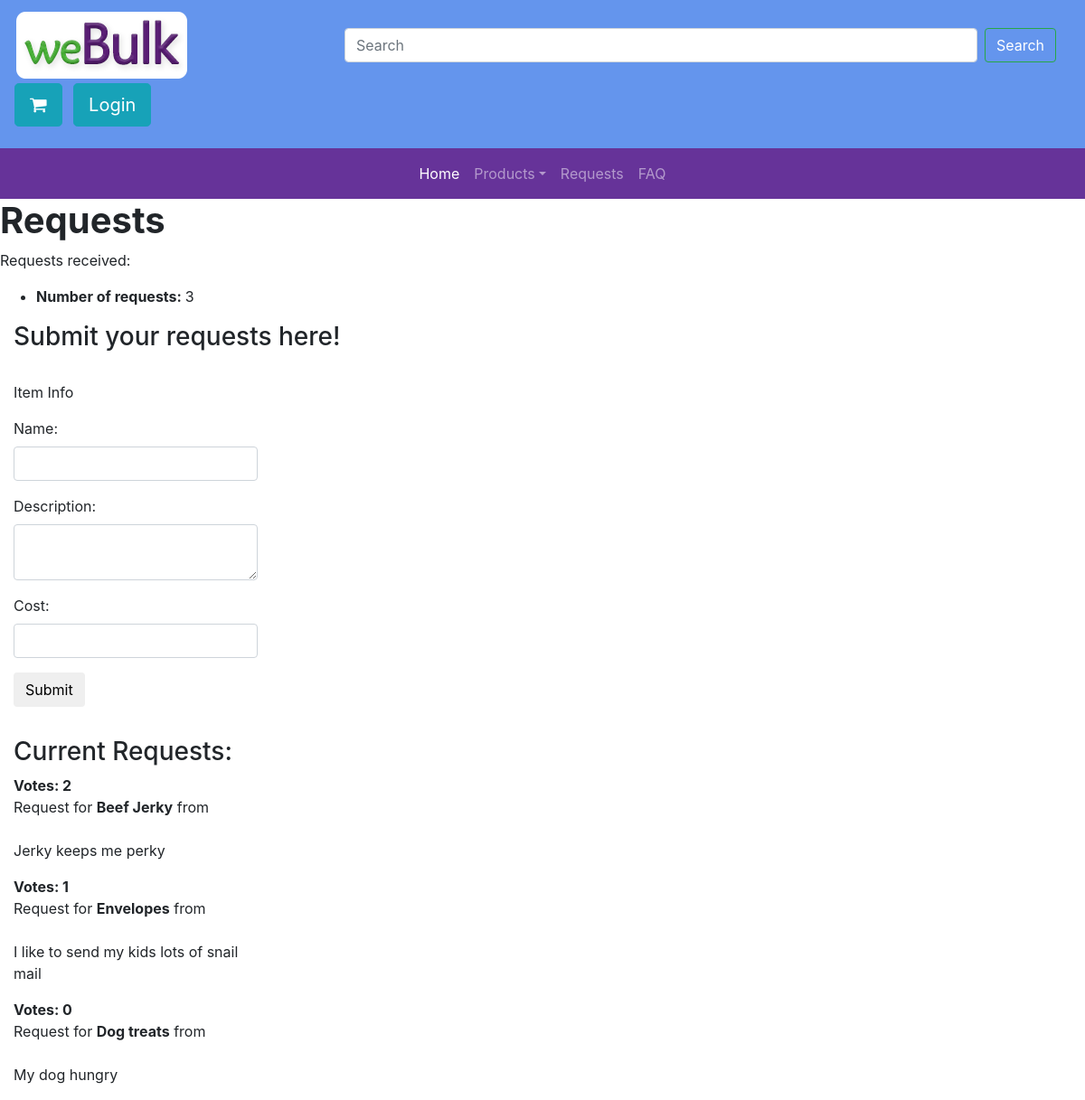
The page /catalog/requests on the database as committed earlier.
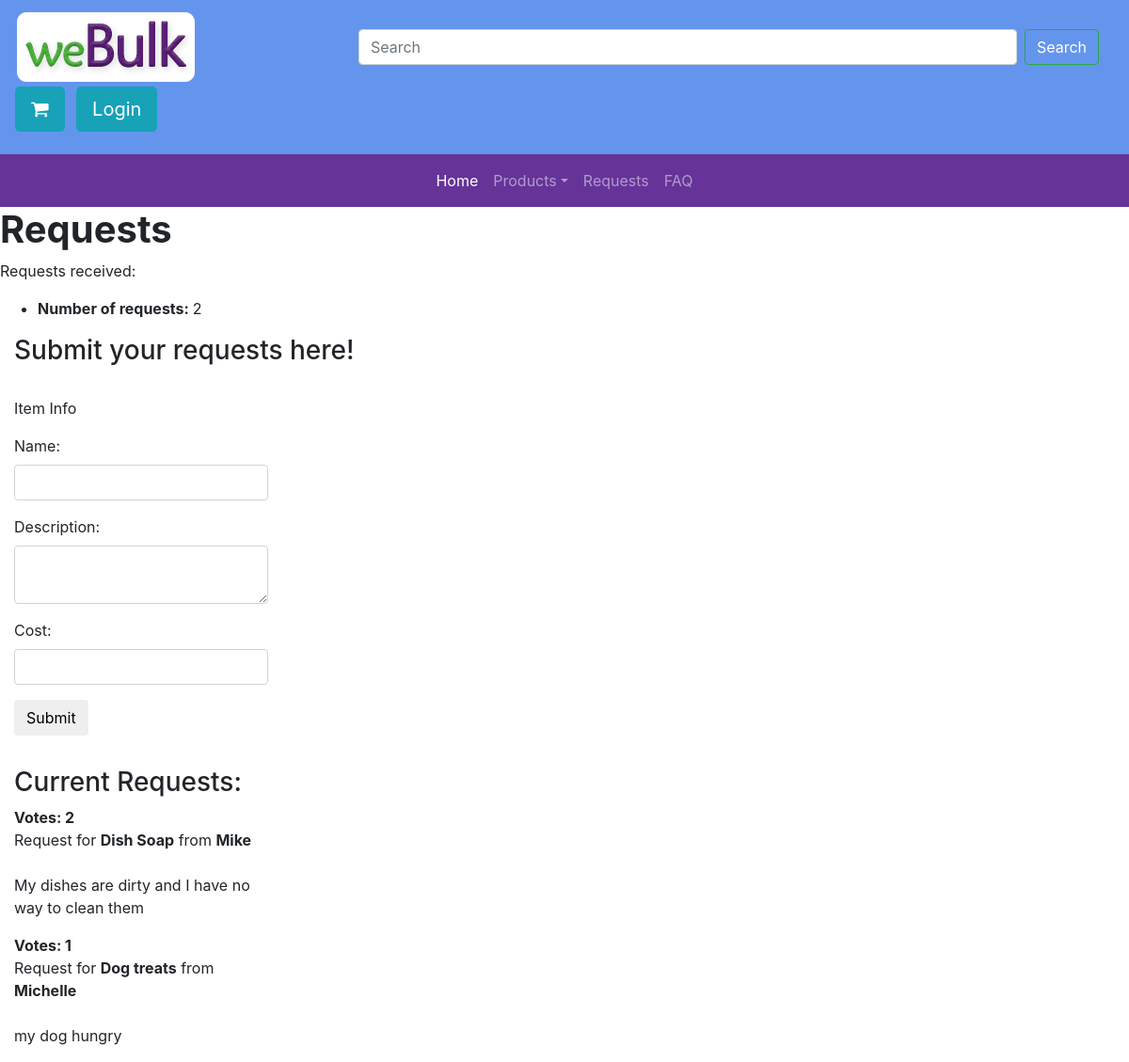
The same page on the database as committed later.
### catalog/models.py (models this page shows, shortened)
class Request(models.Model):
    user = models.ForeignKey(User, on_delete=models.SET_NULL, null=True)
    request_title = models.CharField(max_length=200, help_text="Enter Request Title")
    request_text = models.TextField(max_length=200, help_text="Enter Request Text")
    popularity = models.IntegerField(default=0)
    class Meta:
        ordering = ["request_title"]
    def display_user(self):
        """
        Creates a string for the Genre. This is required to display genre in Admin.
        """
        return self.user.first_name
    display_user.short_description = 'User'

### catalog/views.py (the view)
# urls.py: url(r'requests', views.requests, name='requests'),
def requests(request):
    num_requests=Request.objects.count()
    rquests=Request.objects.order_by('-popularity').all()
    return render(
    	request,
    	'requests.html',
    	context={'num_requests':num_requests, 'rquests': rquests}
    )

### catalog/templates/requests.html
{% extends "base_generic.html" %}
{% block content %}
<h1><strong>Requests</strong></h1>
<p>Requests received:</p>
<ul>
	<li><strong>Number of requests: </strong>{{num_requests}}</li>
</ul>
<div class="container-fluid" id="request-body">
  <div class="row">
    <div class="col-sm-12 req-title">
      <h3>Submit your requests here!</h3>
    </div>
	<div class="col-sm-3 req-title">
    <form>
    <p><br>Item Info</p>
    <div class="form-group">
      <label for="product">Name:</label>
      <input type="text" class="form-control" id="product">
    </div>
    <div class="form-group">
      <label for="description">Description:</label>
      <textarea type="text" class="form-control" id="description"></textarea>
    </div>
    <div class="form-group">
      <label for="cost">Cost:</label>
      <input type="text" class="form-control" id="cost">
    </div>
    <button type="submit" class="btn btn-default">Submit</button>
    </form>
    <h3><br>Current Requests:</h3>
    {% for r in rquests %}
    <p><strong>Votes: {{r.popularity}}</strong><br>
    		   Request for <strong>{{r.request_title}}</strong> from <strong>{{r.user.first_name}}</strong><br><br>
               {{r.request_text}}
    </p>
    {% endfor %}
	</div>
  </div>
</div>
{% endblock %}

### catalog/templates/base_generic.html (shortened to what this page needs)
<!DOCTYPE html>
<html lang="en">
<head>
    <link href="https://maxcdn.bootstrapcdn.com/bootstrap/4.0.0-beta/css/bootstrap.min.css" rel="stylesheet">
    <link href="https://maxcdn.bootstrapcdn.com/font-awesome/4.7.0/css/font-awesome.min.css" rel="stylesheet">
    {% load static %}
</head>
<body>
<nav class="navbar sticky-top navbar-light" style="background-color: cornflowerblue">
  <a class="navbar-brand" href="{% url 'index' %}">
    <img src="{% static 'images\logo.png'%}" width="194" height="74" class="d-inline-block align-top" alt="" width=60 height=40>
  </a>
    <nav class="navbar navbar-light" style="background-color: cornflowerblue">
  <form class="form-inline">
    <input class="form-control mr-sm-2" type="text" placeholder="Search" aria-label="Search" style="width:700px">
    <button class="btn btn-outline-success my-2 my-sm-0" type="submit" style="color: white">Search</button>
  </form>
</nav>
    <ul class="navbar-right list-inline">
    <li class="list-inline-item"><a href="{% url 'cart' %}" class="btn btn-info btn-lg">
          <span class="fa fa-shopping-cart"></span>
        </a></li>
    {% if user.is_authenticated %}
    <li class=list-inline-item><a href="{% url 'logout'%}?next={{request.path}}" class="btn btn-info btn-lg">Logout</a></li>
    <li>
     <li>Hi {{ user.first_name }}</li>
 </li>
    {% else %}
    <li class=list-inline-item><a href="{% url 'login'%}?next={{request.path}}" class="btn btn-info btn-lg">Login</a></li>
    {% endif %}
        </ul>
</nav>
<nav class="navbar navbar-expand-lg navbar-dark" style="background-color: rebeccapurple">
      <div class="collapse navbar-collapse justify-content-md-center" id="navbarsExample08">
        <ul class="navbar-nav">
          <li class="nav-item active">
            <a class="nav-link" href="{% url 'index' %}">Home<span class="sr-only">(current)</span></a>
          </li>
          <li class="nav-item dropdown">
            <a class="nav-link dropdown-toggle" id="dropdown08" data-toggle="dropdown" aria-haspopup="true" aria-expanded="true">Products</a>
          </li>
          <li class="nav-item">
            <a class="nav-link" href="{% url 'requests' %}">Requests</a>
          </li>
            <li class="nav-item">
            <a class="nav-link" href="{% url 'faq' %}">FAQ</a>
          </li>
        </ul>
      </div>
    </nav>
{% block content %}{% endblock %}
</body>
</html>

Rows that differ between the two databases and show on the page:
removed Request: popularity "2", request_title "Beef Jerky", request_text "Jerky keeps me perky"
removed Request: popularity "1", request_title "Envelopes", request_text "I like to send my kids lots of snail mail"
added Request: popularity "2", request_title "Dish Soap", user.first_name "Mike", request_text "My dishes are dirty and I have no way to clean them"
changed Request "Dog treats": popularity "0" → "1"; user.first_name (not shown) → "Michelle"; request_text "My dog hungry" → "my dog hungry"
Other text that changed with them:
{{ num_requests }}: "3" → "2"
